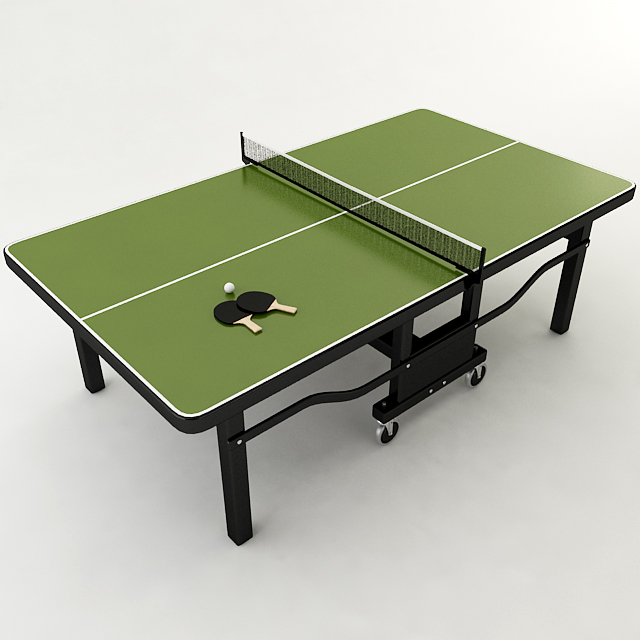
//> input picture CornerDetectTest/pingpongtable.jpg, 640 x 640 px
$ ./main   (built with g++ and OpenCV 4)
//> lines starting //> are read from the running program, lines starting //| are printed output that depends on the picture; after the words box and inside, x2 and y2 are one past the last pixel; in counts of white or black regions, pixels touching at a corner belong together
//
//  main.cpp
//  CornerDetectTest
//
//  Created by David Lee-Shanok on 2013-10-02.
//  Copyright (c) 2013 David Lee-Shanok. All rights reserved.
//

#include <iostream>
#include <opencv2/core/core.hpp>
#include <opencv2/highgui/highgui.hpp>
#include <opencv2/video/video.hpp>

using namespace std;
using namespace cv;

// Draw circles at feature point locations on an image
void drawOnImage(cv::Mat &image,
                 const std::vector<cv::Point> &points,
                 cv::Scalar color= cv::Scalar(255,255,255),
                 int radius=3, int thickness=2) {
    std::vector<cv::Point>::const_iterator it=
    points.begin();
    // for all corners
    while (it!=points.end()) {
        // draw a circle at each corner location
        cv::circle(image,*it,radius,color,thickness);
        ++it;
    }
}

int main(int argc, const char * argv[])
{
    //Test
    cv::Mat tableImage;
    cv::Mat unconvertedTableImage;
    cv::Mat channelTableImage;

    //Load image and convert
    unconvertedTableImage = imread("/Users/David/Desktop/pingpongtable.jpg");
//> unconvertedTableImage is the input picture: 640 rows x 640 cols, CV_8UC3; mean B, G, R 170.4, 187.3, 183.6
    cout <<"Unconverted Image type: "; cout<< unconvertedTableImage.type() <<endl; //get image type
//| 16

    unconvertedTableImage.convertTo(channelTableImage, CV_8U);
    cout <<"Channel Image type: "; cout<< channelTableImage.type() <<endl; //get image type after conversion to CV_8U
//| 16

    cvtColor(channelTableImage, tableImage, CV_BGRA2GRAY);
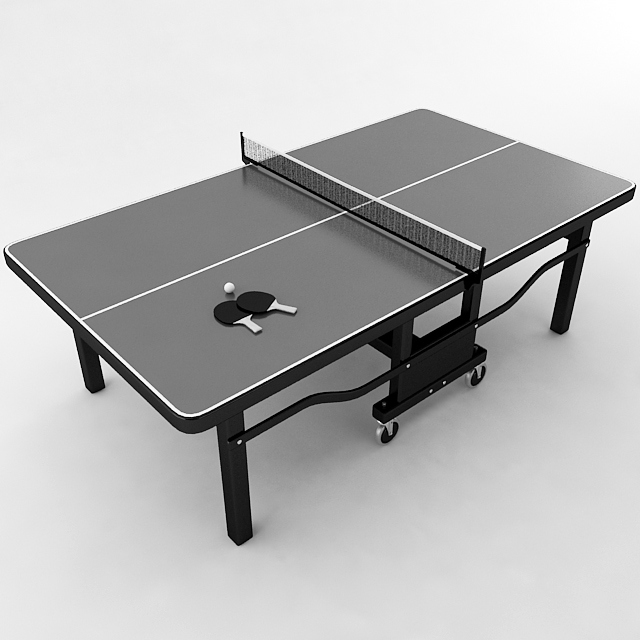
//> tableImage: 640 rows x 640 cols, CV_8UC1; min 0, max 255, mean 184.4
    cout <<"Channel Image type: "; cout<< tableImage.type() <<endl; //get image type after channels changed
//| 0

    //The image must have a type of CV_8UC1 or CV_32FC1 for cv::goodFeaturesToTrack to work, hence the conversion

    //Get edge points
    std::vector<cv::Point> pts;
    cv::goodFeaturesToTrack(tableImage, pts, 500, 0.01, 10);
//> pts = 140 Points (x, y), first 12: [241, 132], [467, 274], [484, 265], [567, 240], [563, 261], [238, 443], [407, 367], [444, 382], [480, 250], [251, 315], [475, 326], [99, 355]

    //Draw the points on the image
    drawOnImage(tableImage, pts);
//> the loop in drawOnImage, `while (it!=points.end())` made 140 passes
//> after the loop in drawOnImage, `while (it!=points.end())`:
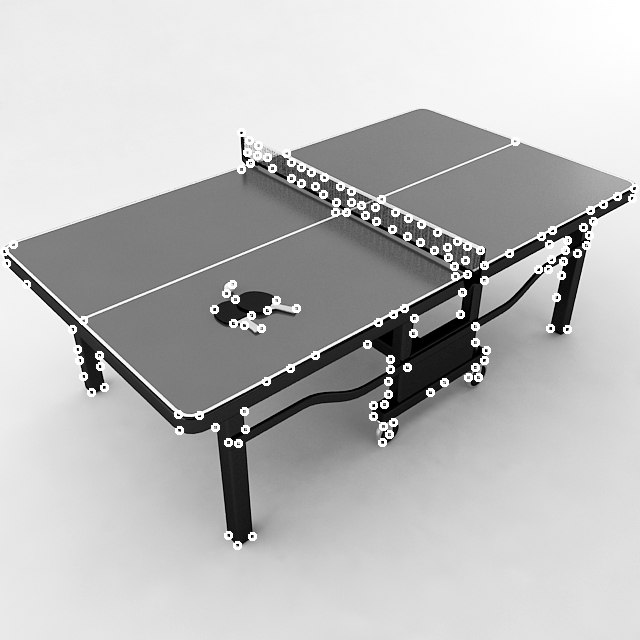
//> image: 640 rows x 640 cols, CV_8UC1; 2.01% of pixels changed, all inside (x1, y1, x2, y2) = (0, 128, 639, 550)

    //Display unedited image in window
    cv::namedWindow("Regular Table");
    cv::imshow("Regular Table", unconvertedTableImage);

    //Display overlayed image in window
    cv::namedWindow("Table Corners");
    cv::imshow("Table Corners", tableImage);

    waitKey(0); // Wait for a keystroke in the window
    return 0;
}
